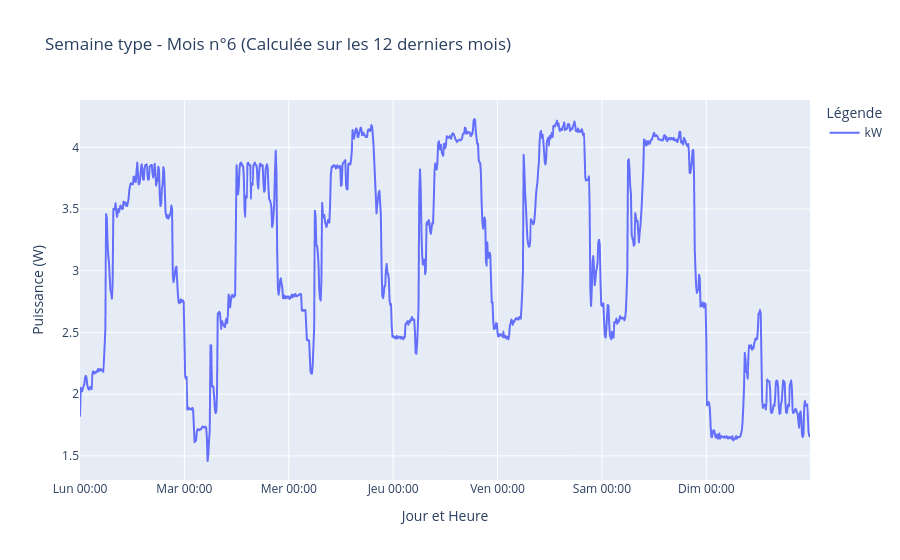
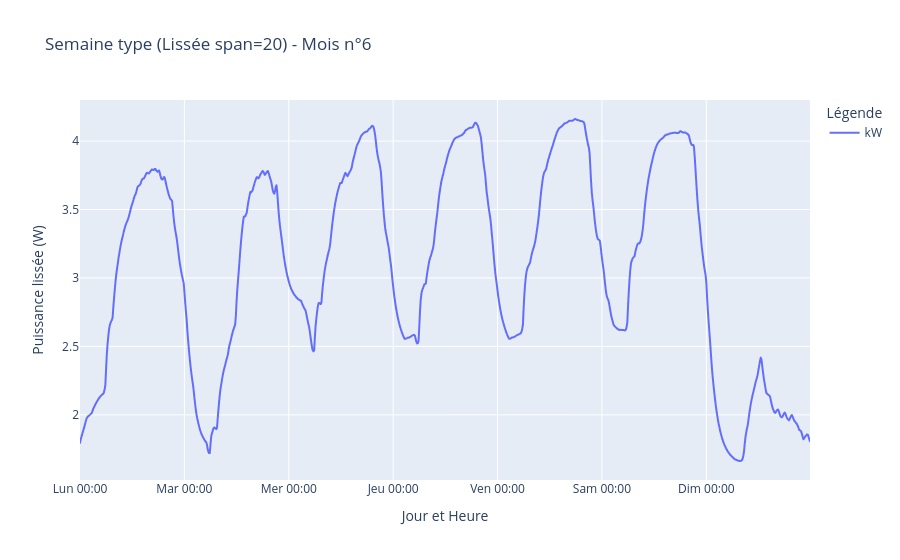

These figures' notebook cell, in order:
### Code cell
a = tracer_semaine_type_mois(df, mois=6)
b = tracer_semaine_type_mois_filtre(df, span=20, mois=6)
tracer(df, echelle="semaine", debut = "2023-06-05")

### Figure 1 — Plotly figure (JSON) as saved in the notebook; plotly's stock layout.template omitted (floating-point values rounded to 4 significant figures; data arrays with more than 128 entries replaced by an {"elided": "..."} marker saying what was removed)
{"data": [{"hovertemplate": "Capteur=kW<br>Jour et Heure=%{x}<br>Puissance (W)=%{y}<extra></extra>", "legendgroup": "kW", "line": {"color": "#636efa", "dash": "solid"}, "marker": {"symbol": "circle"}, "mode": "lines", "name": "kW", "showlegend": true, "type": "scattergl", "x": {"elided": "1008 str values"}, "xaxis": "x", "y": {"elided": "1008 float values"}, "yaxis": "y"}], "layout": {"hovermode": "x unified", "legend": {"title": {"text": "Légende"}, "tracegroupgap": 0}, "title": {"text": "Semaine type - Mois n°6 (Calculée sur les 12 derniers mois)"}, "xaxis": {"anchor": "y", "domain": [0, 1], "tickmode": "array", "ticktext": ["Lun 00:00", "Mar 00:00", "Mer 00:00", "Jeu 00:00", "Ven 00:00", "Sam 00:00", "Dim 00:00"], "tickvals": [0, 144, 288, 432, 576, 720, 864], "title": {"text": "Jour et Heure"}}, "yaxis": {"anchor": "x", "domain": [0, 1], "title": {"text": "Puissance (W)"}}}}

### Figure 2 — Plotly figure (JSON) as saved in the notebook; plotly's stock layout.template omitted (floating-point values rounded to 4 significant figures; data arrays with more than 128 entries replaced by an {"elided": "..."} marker saying what was removed)
{"data": [{"hovertemplate": "Capteur=kW<br>Jour et Heure=%{x}<br>Puissance lissée (W)=%{y}<extra></extra>", "legendgroup": "kW", "line": {"color": "#636efa", "dash": "solid"}, "marker": {"symbol": "circle"}, "mode": "lines", "name": "kW", "showlegend": true, "type": "scattergl", "x": {"elided": "1008 str values"}, "xaxis": "x", "y": {"elided": "1008 float values"}, "yaxis": "y"}], "layout": {"hovermode": "x unified", "legend": {"title": {"text": "Légende"}, "tracegroupgap": 0}, "title": {"text": "Semaine type (Lissée span=20) - Mois n°6"}, "xaxis": {"anchor": "y", "domain": [0, 1], "tickmode": "array", "ticktext": ["Lun 00:00", "Mar 00:00", "Mer 00:00", "Jeu 00:00", "Ven 00:00", "Sam 00:00", "Dim 00:00"], "tickvals": [0, 144, 288, 432, 576, 720, 864], "title": {"text": "Jour et Heure"}}, "yaxis": {"anchor": "x", "domain": [0, 1], "title": {"text": "Puissance lissée (W)"}}}}
